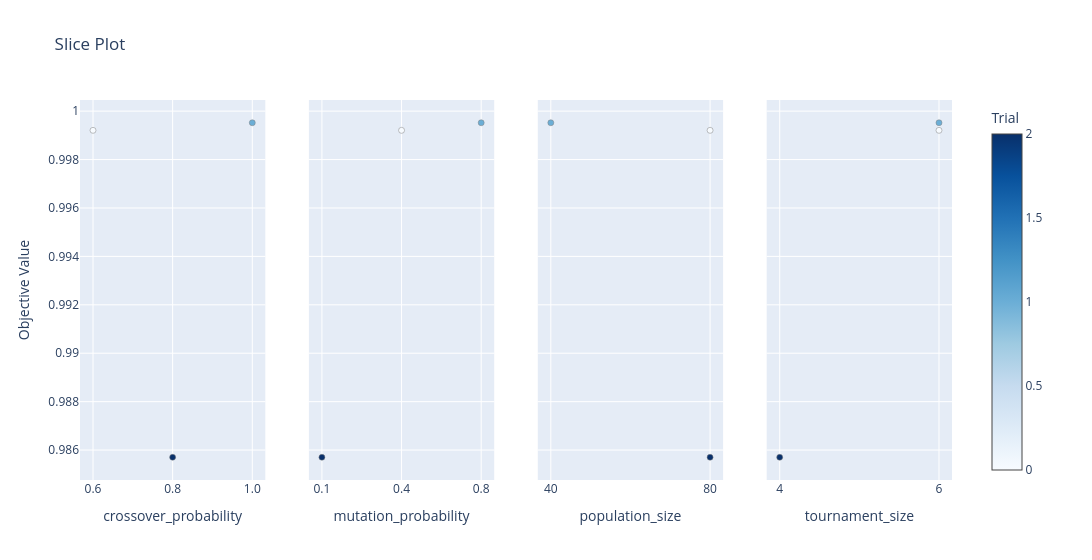

The cell this chart's notebook holds for it:
### Code cell
# Shows how each parameter relates to utility
plot_slice(study).show()

### Figure 1 — Plotly figure (JSON) as saved in the notebook; plotly's stock layout.template omitted (floating-point values rounded to 4 significant figures)
{"data": [{"marker": {"color": [0, 2, 1], "colorbar": {"title": {"text": "Trial"}, "x": 1, "xpad": 40}, "colorscale": [[0, "rgb(247,251,255)"], [0.125, "rgb(222,235,247)"], [0.25, "rgb(198,219,239)"], [0.375, "rgb(158,202,225)"], [0.5, "rgb(107,174,214)"], [0.625, "rgb(66,146,198)"], [0.75, "rgb(33,113,181)"], [0.875, "rgb(8,81,156)"], [1, "rgb(8,48,107)"]], "line": {"color": "Grey", "width": 0.5}, "showscale": true}, "mode": "markers", "name": "Feasible Trial", "showlegend": false, "type": "scatter", "x": ["0.6", "0.8", "1.0"], "xaxis": "x", "y": [0.9992, 0.9857, 0.9995], "yaxis": "y"}, {"marker": {"color": [2, 0, 1], "colorbar": {"title": {"text": "Trial"}, "x": 1, "xpad": 40}, "colorscale": [[0, "rgb(247,251,255)"], [0.125, "rgb(222,235,247)"], [0.25, "rgb(198,219,239)"], [0.375, "rgb(158,202,225)"], [0.5, "rgb(107,174,214)"], [0.625, "rgb(66,146,198)"], [0.75, "rgb(33,113,181)"], [0.875, "rgb(8,81,156)"], [1, "rgb(8,48,107)"]], "line": {"color": "Grey", "width": 0.5}, "showscale": false}, "mode": "markers", "name": "Feasible Trial", "showlegend": false, "type": "scatter", "x": ["0.1", "0.4", "0.8"], "xaxis": "x2", "y": [0.9857, 0.9992, 0.9995], "yaxis": "y2"}, {"marker": {"color": [1, 0, 2], "colorbar": {"title": {"text": "Trial"}, "x": 1, "xpad": 40}, "colorscale": [[0, "rgb(247,251,255)"], [0.125, "rgb(222,235,247)"], [0.25, "rgb(198,219,239)"], [0.375, "rgb(158,202,225)"], [0.5, "rgb(107,174,214)"], [0.625, "rgb(66,146,198)"], [0.75, "rgb(33,113,181)"], [0.875, "rgb(8,81,156)"], [1, "rgb(8,48,107)"]], "line": {"color": "Grey", "width": 0.5}, "showscale": false}, "mode": "markers", "name": "Feasible Trial", "showlegend": false, "type": "scatter", "x": ["40", "80", "80"], "xaxis": "x3", "y": [0.9995, 0.9992, 0.9857], "yaxis": "y3"}, {"marker": {"color": [2, 0, 1], "colorbar": {"title": {"text": "Trial"}, "x": 1, "xpad": 40}, "colorscale": [[0, "rgb(247,251,255)"], [0.125, "rgb(222,235,247)"], [0.25, "rgb(198,219,239)"], [0.375, "rgb(158,202,225)"], [0.5, "rgb(107,174,214)"], [0.625, "rgb(66,146,198)"], [0.75, "rgb(33,113,181)"], [0.875, "rgb(8,81,156)"], [1, "rgb(8,48,107)"]], "line": {"color": "Grey", "width": 0.5}, "showscale": false}, "mode": "markers", "name": "Feasible Trial", "showlegend": false, "type": "scatter", "x": ["4", "6", "6"], "xaxis": "x4", "y": [0.9857, 0.9992, 0.9995], "yaxis": "y4"}], "layout": {"title": {"text": "Slice Plot"}, "width": 1200, "xaxis": {"anchor": "y", "categoryarray": ["0.6", "0.8", "1.0"], "categoryorder": "array", "domain": [0, 0.2125], "title": {"text": "crossover_probability"}, "type": "category"}, "xaxis2": {"anchor": "y2", "categoryarray": ["0.1", "0.4", "0.8"], "categoryorder": "array", "domain": [0.2625, 0.475], "title": {"text": "mutation_probability"}, "type": "category"}, "xaxis3": {"anchor": "y3", "categoryarray": ["40", "80", "120"], "categoryorder": "array", "domain": [0.525, 0.7375], "title": {"text": "population_size"}, "type": "category"}, "xaxis4": {"anchor": "y4", "categoryarray": ["2", "4", "6"], "categoryorder": "array", "domain": [0.7875, 1], "title": {"text": "tournament_size"}, "type": "category"}, "yaxis": {"anchor": "x", "domain": [0, 1], "title": {"text": "Objective Value"}}, "yaxis2": {"anchor": "x2", "domain": [0, 1], "matches": "y", "showticklabels": false}, "yaxis3": {"anchor": "x3", "domain": [0, 1], "matches": "y", "showticklabels": false}, "yaxis4": {"anchor": "x4", "domain": [0, 1], "matches": "y", "showticklabels": false}}}
